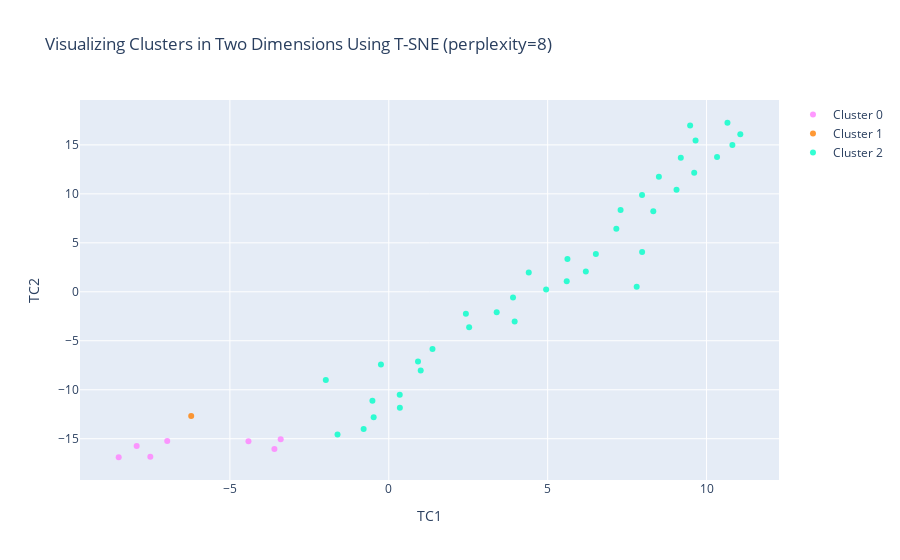

Notebook cell for this chart:
### Code cell
#Instructions for building the 2-D plot

#trace1 is for 'Cluster 0'
trace1 = go.Scatter(
                    x = cluster0["TC1_2d"],
                    y = cluster0["TC2_2d"],
                    mode = "markers",
                    name = "Cluster 0",
                    marker = dict(color = 'rgba(255, 128, 255, 0.8)'),
                    text = None)

#trace2 is for 'Cluster 1'
trace2 = go.Scatter(
                    x = cluster1["TC1_2d"],
                    y = cluster1["TC2_2d"],
                    mode = "markers",
                    name = "Cluster 1",
                    marker = dict(color = 'rgba(255, 128, 2, 0.8)'),
                    text = None)
#trace3 is for 'Cluster 2'
trace3 = go.Scatter(
                    x = cluster2["TC1_2d"],
                    y = cluster2["TC2_2d"],
                    mode = "markers",
                    name = "Cluster 2",
                    marker = dict(color = 'rgba(0, 255, 200, 0.8)'),
                    text = None)

data = [trace1, trace2, trace3]

title = "Visualizing Clusters in Two Dimensions Using T-SNE (perplexity=" + str(perplexity) + ")"

layout = dict(title = title,
              xaxis= dict(title= 'TC1',ticklen= 5,zeroline= False),
              yaxis= dict(title= 'TC2',ticklen= 5,zeroline= False)
             )

fig = dict(data = data, layout = layout)

iplot(fig)

### Figure 1 — Plotly figure (JSON) as saved in the notebook; plotly's stock layout.template omitted (floating-point values rounded to 4 significant figures)
{"data": [{"marker": {"color": "rgba(255, 128, 255, 0.8)"}, "mode": "markers", "name": "Cluster 0", "type": "scatter", "x": [-8.499, -7.504, -7.934, -6.972, -4.416, -3.599, -3.401], "y": [-16.89, -16.84, -15.73, -15.22, -15.26, -16.06, -15.05]}, {"marker": {"color": "rgba(255, 128, 2, 0.8)"}, "mode": "markers", "name": "Cluster 1", "type": "scatter", "x": [-6.217], "y": [-12.67]}, {"marker": {"color": "rgba(0, 255, 200, 0.8)"}, "mode": "markers", "name": "Cluster 2", "type": "scatter", "x": [-1.613, -0.7909, -0.4758, 0.3486, -0.5149, 0.3446, -1.981, 1.005, -0.2467, 0.9192, 1.375, 2.529, 2.427, 3.396, 3.961, 3.91, 4.952, 7.801, 4.404, 5.6, 6.201, 5.622, 6.516, 7.972, 7.161, 7.294, 8.324, 7.97, 9.055, 8.5, 9.611, 9.189, 10.33, 10.81, 9.654, 11.06, 10.66, 9.482], "y": [-14.56, -14.02, -12.8, -11.84, -11.12, -10.52, -9.005, -8.037, -7.432, -7.104, -5.832, -3.624, -2.23, -2.09, -3.041, -0.5707, 0.2353, 0.5084, 1.963, 1.072, 2.078, 3.357, 3.855, 4.07, 6.432, 8.343, 8.225, 9.896, 10.42, 11.74, 12.14, 13.7, 13.76, 14.99, 15.46, 16.1, 17.26, 16.97]}], "layout": {"title": {"text": "Visualizing Clusters in Two Dimensions Using T-SNE (perplexity=8)"}, "xaxis": {"ticklen": 5, "title": {"text": "TC1"}, "zeroline": false}, "yaxis": {"ticklen": 5, "title": {"text": "TC2"}, "zeroline": false}}}
